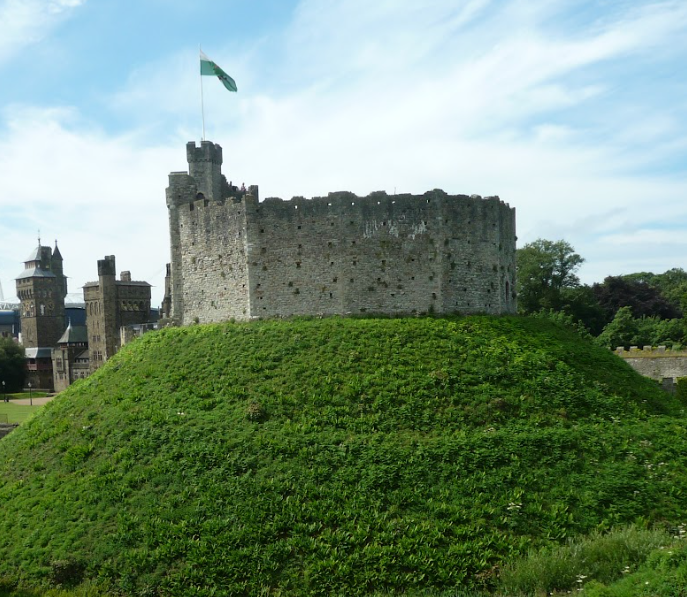
#> input picture img/cardiff.png, 687 x 597 px
$ python 4-cluster.py
#> lines starting #> are read from the running program, lines starting #| are printed output that depends on the picture
#> further down, img is the input picture: shape (597, 687, 3); mean B, G, R 118.4, 140.2, 116.8
import cv2
import argparse
import numpy as np

# 減色処理
def declease_color(input, img, args):

    # 繰り返し処理の終了条件
    criteria = (cv2.TERM_CRITERIA_EPS + cv2.TERM_CRITERIA_MAX_ITER, 10, 1.0)
    # 指定最大反復回数: 10、指定精度: 1.0
    # cv2.TERM_CRITERIA_EPS + cv2.TERM_CRITERIA_MAX_ITER:
    # 「指定された精度に到達」もしくは「指定された繰り返し回数に到達」したら繰り返し計算を終了する

    # k-means(k平均法)
    """
    入力
    data : np.float32型かつ特徴ベクトルが一列なデータ
    K : クラスタ数（減色処理の場合は出力画像がK色になる）
    labels : すべてのサンプルのクラスタインデックスを格納する入力/出力整数配列
    criteria : 終了条件
    attempts : アルゴリズムが実行される回数
    flags : cv.KMEANS_RANDOM_CENTERS ランダムな初期クラスタ重心を設定

    出力
    labels : 各要素に与えられたラベルの配列
    centers : クラスタの重心の配列
    """
    _, label, center = cv2.kmeans(
        input, args.K, None, criteria, 10, cv2.KMEANS_RANDOM_CENTERS
    )
#> center = [[245.1, 234, 208.5], [62.91, 105.2, 85.7], [17.23, 60.58, 36.41]]

    center = np.uint8(center)  # 重心をuint8型に変形
#> center = [[245, 234, 208], [62, 105, 85], [17, 60, 36]]
    result = center[label.flatten()]
    result = result.reshape(img.shape)  # 幅と高さの情報を戻す
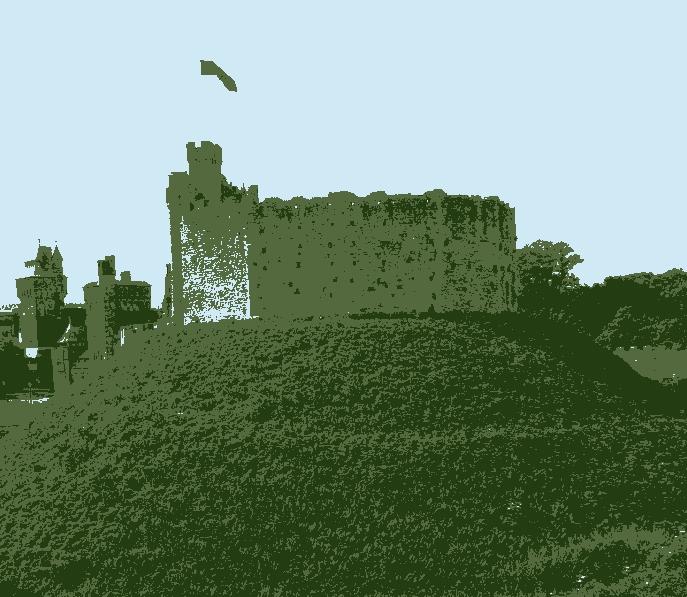
#> result: shape (597, 687, 3); mean B, G, R 118, 140, 116.3

    return result


# キー色取得
def keycolor(img, args):
    img = np.asarray(img)
    img = img.reshape(-1, 3).astype(np.float32)

    criteria = (cv2.TERM_CRITERIA_MAX_ITER + cv2.TERM_CRITERIA_EPS, 10, 1.0)

    _, _, centers = cv2.kmeans(
        img, args.K, None, criteria, attempts=10, flags=cv2.KMEANS_RANDOM_CENTERS
    )
#> centers = [[245.2, 234.1, 208.5], [17.26, 60.62, 36.45], [62.97, 105.2, 85.75]]

    centers = centers.astype(np.uint8)  # float32 -> uint8
#> centers = [[245, 234, 208], [17, 60, 36], [62, 105, 85]]
    return centers.tolist()  # Numpy配列をリストに変換


if __name__ == "__main__":
    # 設定
    parser = argparse.ArgumentParser()
    parser.add_argument("--image", default="./img/cardiff.png", help="入力画像")
    parser.add_argument("--K", type=int, default=3, help="クラスタ数")
    args = parser.parse_args()

    # 入力画像を読み込み
    img = cv2.imread(args.image)  # shape:(597,687,3)

    # データ変形
    input = img.reshape(-1, 3)  # shape:(410139,3)  幅・高さの部分を2次元から1次元
    input = np.float32(input)  # cv2.kmeansに渡すデータはfloat型である必要があるため

    # 実行
    outputimg = declease_color(input, img, args)  # 減色処理
    color = keycolor(img, args)  # キー色処理
#> color = [[245, 234, 208], [17, 60, 36], [62, 105, 85]]

    # 表示
    # 減色処理結果
    h, w = img.shape[:2]  # 画像の高さと幅を取得
#> h = 597; w = 687
    img = cv2.resize(img, (int(w * 0.7), int(h * 0.7)))  # 表示のために変形
#> img: shape (417, 480, 3)
    outputimg = cv2.resize(outputimg, (int(w * 0.7), int(h * 0.7)))  # 表示のために変形
    displayimg = cv2.hconcat([img, outputimg])  # 画像を連結
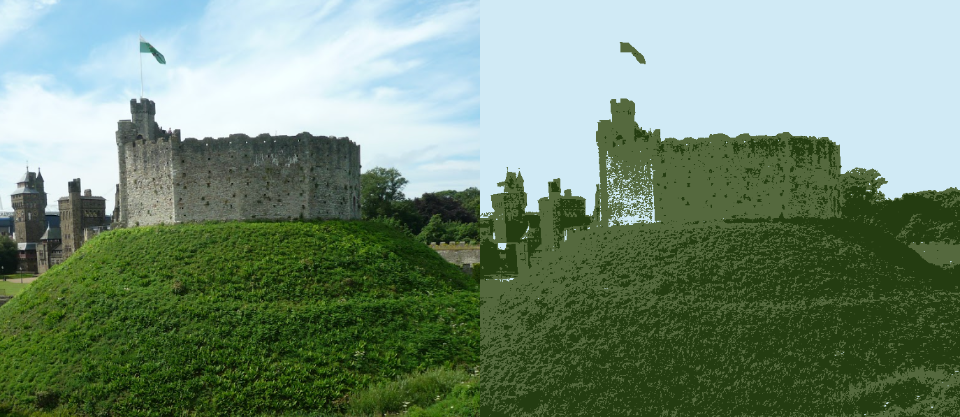
#> displayimg: shape (417, 960, 3); mean B, G, R 118.2, 140, 116.4
    cv2.imshow("display", displayimg)  # 表示
    cv2.waitKey(0)

    # キー色結果
    img = np.zeros((200, 200 * args.K, 3), np.uint8)
    for i in range(args.K):
        print(color[i])
        cv2.rectangle(img, (200 * i, 0), (200 * (i + 1), 200), color[i], thickness=-1)
#> this loop made 3 passes
#| [245, 234, 208]
#| [17, 60, 36]
#| [62, 105, 85]
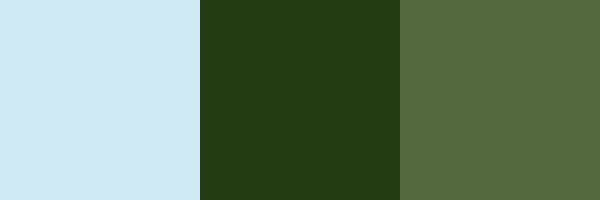
#> img: shape (200, 600, 3); mean B, G, R 108, 133, 109.7
    cv2.imshow("display", img)
    cv2.waitKey(0)

$ run again, with img/car.png copied over img/cardiff.png
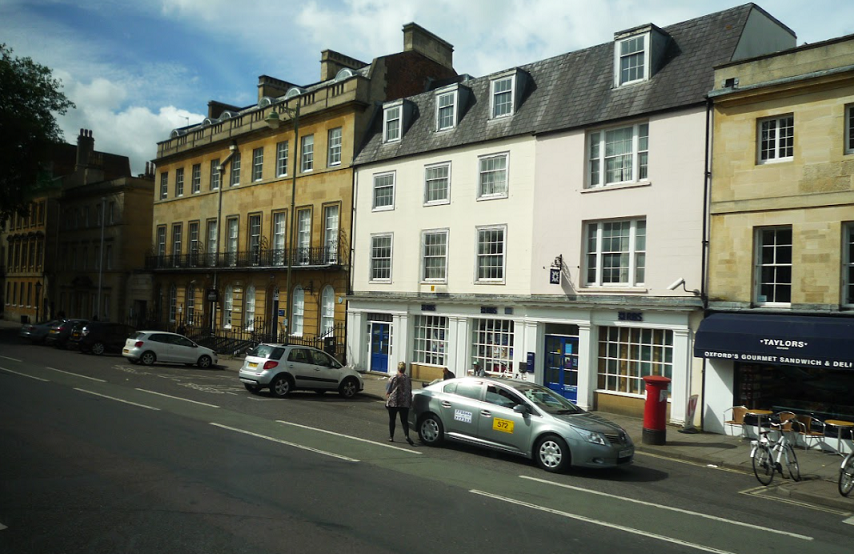
#> input picture img/car.png, 854 x 554 px
#> img is the input picture: shape (554, 854, 3); mean B, G, R 97.3, 107.1, 101.2
#> in declease_color, `_, label, center = cv2.kmeans( input, args.K, None, criteria, 10, cv2...`: center = [[205.1, 213.2, 202.6], [113, 129.8, 121.6], [42.56, 49.44, 46.73]]
#> in declease_color, `center = np.uint8(center)`: center = [[205, 213, 202], [112, 129, 121], [42, 49, 46]]
#> in declease_color, `result = result.reshape(img.shape)`:
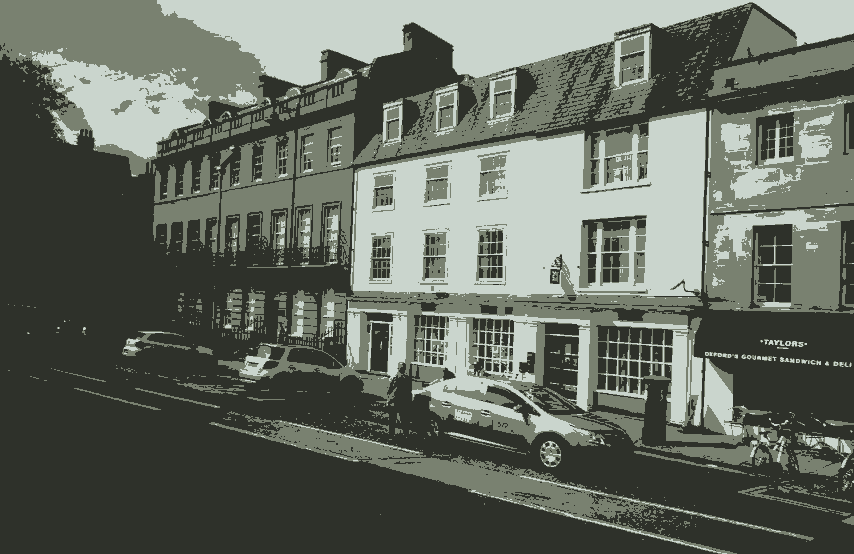
#> result: shape (554, 854, 3); mean B, G, R 96.7, 106.6, 100.5
#> in keycolor, `_, _, centers = cv2.kmeans( img, args.K, None, criteria, attempts=10, ..`: centers = [[204.4, 212.6, 201.9], [111.6, 128.4, 120.3], [42.2, 49, 46.3]]
#> in keycolor, `centers = centers.astype(np.uint8)`: centers = [[204, 212, 201], [111, 128, 120], [42, 48, 46]]
#> the loop `for i in range(args.K):` made 3 passes
#| [204, 212, 201]
#| [111, 128, 120]
#| [42, 48, 46]
#> after the loop `for i in range(args.K):`:
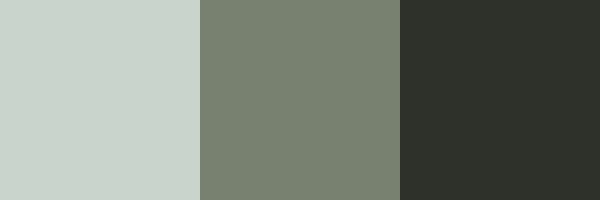
#> img: shape (200, 600, 3); mean B, G, R 119, 129.3, 122.3

$ run again, with img/face.png copied over img/cardiff.png
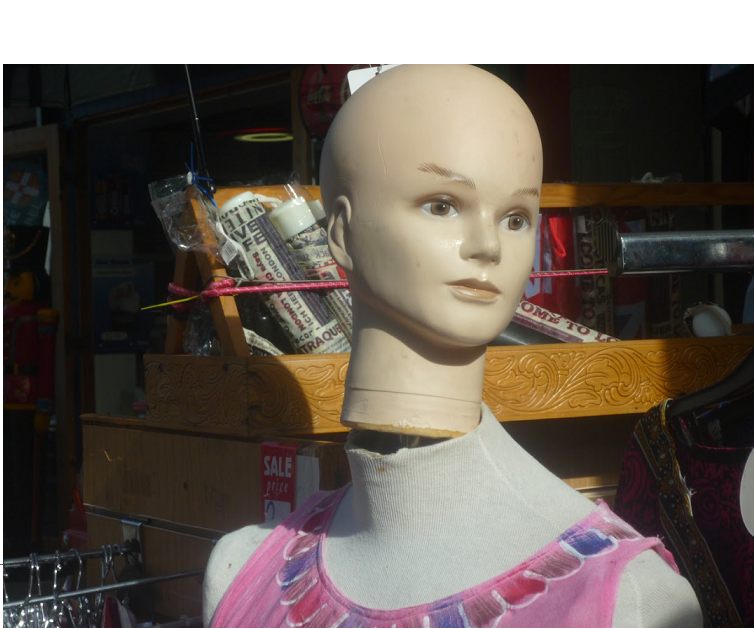
#> input picture img/face.png, 754 x 629 px
#> img is the input picture: shape (629, 754, 3); mean B, G, R 88.1, 95.7, 105.7
#> in declease_color, `_, label, center = cv2.kmeans( input, args.K, None, criteria, 10, cv2...`: center = [[23.4, 27.24, 33.23], [214, 222.5, 225], [110.9, 127, 155]]
#> in declease_color, `center = np.uint8(center)`: center = [[23, 27, 33], [213, 222, 225], [110, 126, 154]]
#> in declease_color, `result = result.reshape(img.shape)`:
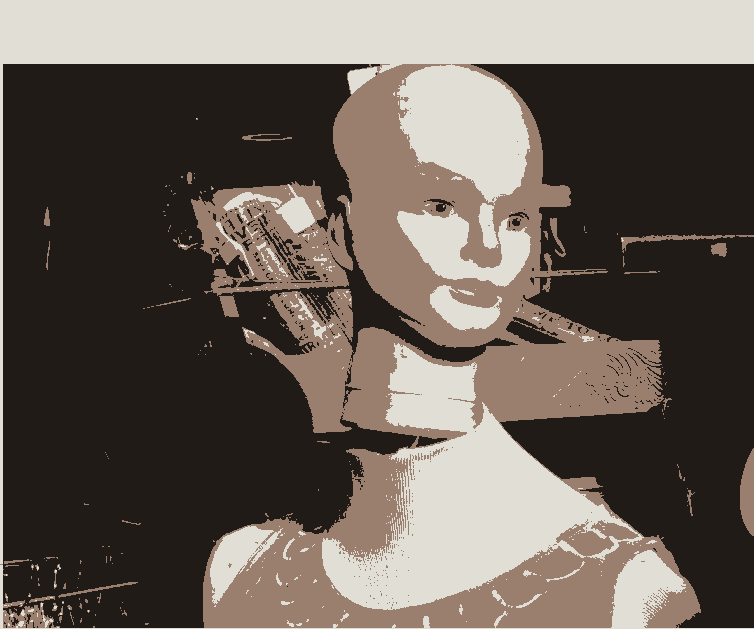
#> result: shape (629, 754, 3); mean B, G, R 87.5, 95.3, 105.3
#> in keycolor, `_, _, centers = cv2.kmeans( img, args.K, None, criteria, attempts=10, ..`: centers = [[214.2, 222.7, 225.2], [23.46, 27.31, 33.31], [111.2, 127.4, 155.4]]
#> in keycolor, `centers = centers.astype(np.uint8)`: centers = [[214, 222, 225], [23, 27, 33], [111, 127, 155]]
#> the loop `for i in range(args.K):` made 3 passes
#| [214, 222, 225]
#| [23, 27, 33]
#| [111, 127, 155]
#> after the loop `for i in range(args.K):`:
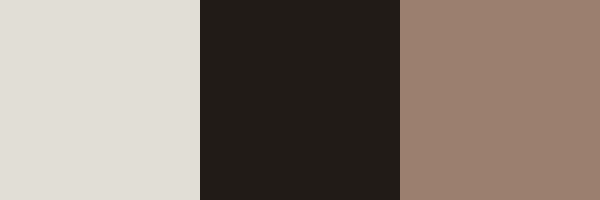
#> img: shape (200, 600, 3); mean B, G, R 116, 125.3, 137.7
